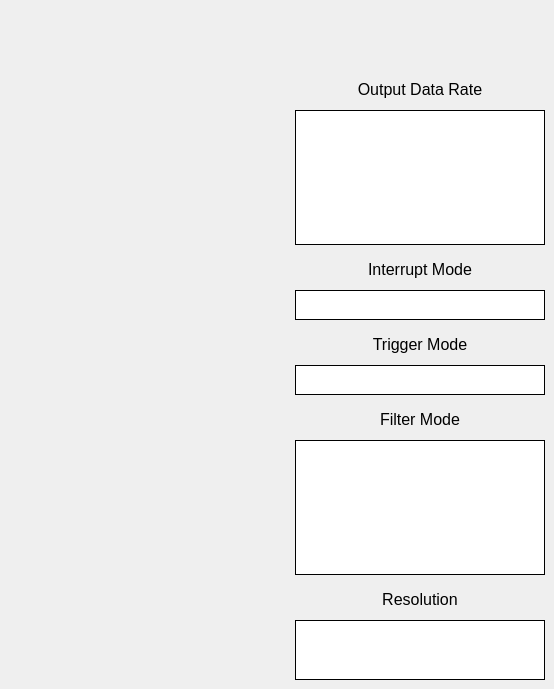
    <widget class="QWidget" name="w_spiSettingsTab">
     <attribute name="title">
      <string>SPI Settings</string>
     </attribute>
     <widget class="QPushButton" name="w_backArrow7">
      <property name="geometry">
       <rect>
        <x>40</x>
        <y>50</y>
        <width>70</width>
        <height>40</height>
       </rect>
      </property>
      <property name="focusPolicy">
       <enum>Qt::NoFocus</enum>
      </property>
      <property name="styleSheet">
       <string notr="true">border-radius: 10px;
border-style: solid;
image: url(:/back_arrow/_Icons/left.png);</string>
      </property>
      <property name="text">
       <string/>
      </property>
     </widget>
     <widget class="QLabel" name="w_odrLabel">
      <property name="geometry">
       <rect>
        <x>345</x>
        <y>80</y>
        <width>150</width>
        <height>20</height>
       </rect>
      </property>
      <property name="font">
       <font>
        <pointsize>12</pointsize>
       </font>
      </property>
      <property name="text">
       <string>&lt;html&gt;&lt;head/&gt;&lt;body&gt;&lt;p align=&quot;center&quot;&gt;Output Data Rate&lt;/p&gt;&lt;/body&gt;&lt;/html&gt;</string>
      </property>
     </widget>
     <widget class="QLabel" name="w_interruptLabel">
      <property name="geometry">
       <rect>
        <x>345</x>
        <y>260</y>
        <width>150</width>
        <height>20</height>
       </rect>
      </property>
      <property name="font">
       <font>
        <pointsize>12</pointsize>
       </font>
      </property>
      <property name="text">
       <string>&lt;html&gt;&lt;head/&gt;&lt;body&gt;&lt;p align=&quot;center&quot;&gt;Interrupt Mode&lt;/p&gt;&lt;/body&gt;&lt;/html&gt;</string>
      </property>
     </widget>
     <widget class="QLabel" name="w_triggerLabel">
      <property name="geometry">
       <rect>
        <x>345</x>
        <y>334</y>
        <width>150</width>
        <height>21</height>
       </rect>
      </property>
      <property name="font">
       <font>
        <pointsize>12</pointsize>
       </font>
      </property>
      <property name="text">
       <string>&lt;html&gt;&lt;head/&gt;&lt;body&gt;&lt;p align=&quot;center&quot;&gt;Trigger Mode&lt;/p&gt;&lt;/body&gt;&lt;/html&gt;</string>
      </property>
     </widget>
     <widget class="QLabel" name="w_filterLabel">
      <property name="geometry">
       <rect>
        <x>345</x>
        <y>410</y>
        <width>150</width>
        <height>20</height>
       </rect>
      </property>
      <property name="font">
       <font>
        <pointsize>12</pointsize>
       </font>
      </property>
      <property name="text">
       <string>&lt;html&gt;&lt;head/&gt;&lt;body&gt;&lt;p align=&quot;center&quot;&gt;Filter Mode&lt;/p&gt;&lt;/body&gt;&lt;/html&gt;</string>
      </property>
     </widget>
     <widget class="QLabel" name="w_resolutionLabel">
      <property name="geometry">
       <rect>
        <x>345</x>
        <y>590</y>
        <width>150</width>
        <height>20</height>
       </rect>
      </property>
      <property name="font">
       <font>
        <pointsize>12</pointsize>
       </font>
      </property>
      <property name="text">
       <string>&lt;html&gt;&lt;head/&gt;&lt;body&gt;&lt;p align=&quot;center&quot;&gt;Resolution&lt;/p&gt;&lt;/body&gt;&lt;/html&gt;</string>
      </property>
     </widget>
     <widget class="QListWidget" name="w_odrList">
      <property name="geometry">
       <rect>
        <x>295</x>
        <y>110</y>
        <width>250</width>
        <height>135</height>
       </rect>
      </property>
      <property name="palette">
       <palette>
        <active>
         <colorrole role="Button">
          <brush brushstyle="SolidPattern">
           <color alpha="255">
            <red>255</red>
            <green>255</green>
            <blue>255</blue>
           </color>
          </brush>
         </colorrole>
         <colorrole role="Base">
          <brush brushstyle="SolidPattern">
           <color alpha="255">
            <red>255</red>
            <green>255</green>
            <blue>255</blue>
           </color>
          </brush>
         </colorrole>
         <colorrole role="Window">
          <brush brushstyle="SolidPattern">
           <color alpha="255">
            <red>255</red>
            <green>255</green>
            <blue>255</blue>
           </color>
          </brush>
         </colorrole>
         <colorrole role="Highlight">
          <brush brushstyle="SolidPattern">
           <color alpha="255">
            <red>0</red>
            <green>255</green>
            <blue>0</blue>
           </color>
          </brush>
         </colorrole>
         <colorrole role="HighlightedText">
          <brush brushstyle="SolidPattern">
           <color alpha="255">
            <red>0</red>
            <green>0</green>
            <blue>0</blue>
           </color>
          </brush>
         </colorrole>
        </active>
        <inactive>
         <colorrole role="Button">
          <brush brushstyle="SolidPattern">
           <color alpha="255">
            <red>255</red>
            <green>255</green>
            <blue>255</blue>
           </color>
          </brush>
         </colorrole>
         <colorrole role="Base">
          <brush brushstyle="SolidPattern">
           <color alpha="255">
            <red>255</red>
            <green>255</green>
            <blue>255</blue>
           </color>
          </brush>
         </colorrole>
         <colorrole role="Window">
          <brush brushstyle="SolidPattern">
           <color alpha="255">
            <red>255</red>
            <green>255</green>
            <blue>255</blue>
           </color>
          </brush>
         </colorrole>
         <colorrole role="Highlight">
          <brush brushstyle="SolidPattern">
           <color alpha="255">
            <red>0</red>
            <green>255</green>
            <blue>0</blue>
           </color>
          </brush>
         </colorrole>
         <colorrole role="HighlightedText">
          <brush brushstyle="SolidPattern">
           <color alpha="255">
            <red>0</red>
            <green>0</green>
            <blue>0</blue>
           </color>
          </brush>
         </colorrole>
        </inactive>
        <disabled>
         <colorrole role="Button">
          <brush brushstyle="SolidPattern">
           <color alpha="255">
            <red>255</red>
            <green>255</green>
            <blue>255</blue>
           </color>
          </brush>
         </colorrole>
         <colorrole role="Base">
          <brush brushstyle="SolidPattern">
           <color alpha="255">
            <red>255</red>
            <green>255</green>
            <blue>255</blue>
           </color>
          </brush>
         </colorrole>
         <colorrole role="Window">
          <brush brushstyle="SolidPattern">
           <color alpha="255">
            <red>255</red>
            <green>255</green>
            <blue>255</blue>
           </color>
          </brush>
         </colorrole>
         <colorrole role="Highlight">
          <brush brushstyle="SolidPattern">
           <color alpha="255">
            <red>245</red>
            <green>245</green>
            <blue>245</blue>
           </color>
          </brush>
         </colorrole>
         <colorrole role="HighlightedText">
          <brush brushstyle="SolidPattern">
           <color alpha="255">
            <red>0</red>
            <green>0</green>
            <blue>0</blue>
           </color>
          </brush>
         </colorrole>
        </disabled>
       </palette>
      </property>
      <property name="focusPolicy">
       <enum>Qt::NoFocus</enum>
      </property>
      <property name="styleSheet">
       <string notr="true">border-style: solid;
border-width: 1px;</string>
      </property>
     </widget>
     <widget class="QListWidget" name="w_interruptList">
      <property name="geometry">
       <rect>
        <x>295</x>
        <y>290</y>
        <width>250</width>
        <height>30</height>
       </rect>
      </property>
      <property name="palette">
       <palette>
        <active>
         <colorrole role="Button">
          <brush brushstyle="SolidPattern">
           <color alpha="255">
            <red>255</red>
            <green>255</green>
            <blue>255</blue>
           </color>
          </brush>
         </colorrole>
         <colorrole role="Base">
          <brush brushstyle="SolidPattern">
           <color alpha="255">
            <red>255</red>
            <green>255</green>
            <blue>255</blue>
           </color>
          </brush>
         </colorrole>
         <colorrole role="Window">
          <brush brushstyle="SolidPattern">
           <color alpha="255">
            <red>255</red>
            <green>255</green>
            <blue>255</blue>
           </color>
          </brush>
         </colorrole>
         <colorrole role="Highlight">
          <brush brushstyle="SolidPattern">
           <color alpha="255">
            <red>0</red>
            <green>255</green>
            <blue>0</blue>
           </color>
          </brush>
         </colorrole>
         <colorrole role="HighlightedText">
          <brush brushstyle="SolidPattern">
           <color alpha="255">
            <red>0</red>
            <green>0</green>
            <blue>0</blue>
           </color>
          </brush>
         </colorrole>
        </active>
        <inactive>
         <colorrole role="Button">
          <brush brushstyle="SolidPattern">
           <color alpha="255">
            <red>255</red>
            <green>255</green>
            <blue>255</blue>
           </color>
          </brush>
         </colorrole>
         <colorrole role="Base">
          <brush brushstyle="SolidPattern">
           <color alpha="255">
            <red>255</red>
            <green>255</green>
            <blue>255</blue>
           </color>
          </brush>
         </colorrole>
         <colorrole role="Window">
          <brush brushstyle="SolidPattern">
           <color alpha="255">
            <red>255</red>
            <green>255</green>
            <blue>255</blue>
           </color>
          </brush>
         </colorrole>
         <colorrole role="Highlight">
          <brush brushstyle="SolidPattern">
           <color alpha="255">
            <red>0</red>
            <green>255</green>
            <blue>0</blue>
           </color>
          </brush>
         </colorrole>
         <colorrole role="HighlightedText">
          <brush brushstyle="SolidPattern">
           <color alpha="255">
            <red>0</red>
            <green>0</green>
            <blue>0</blue>
           </color>
          </brush>
         </colorrole>
        </inactive>
        <disabled>
         <colorrole role="Button">
          <brush brushstyle="SolidPattern">
           <color alpha="255">
            <red>255</red>
            <green>255</green>
            <blue>255</blue>
           </color>
          </brush>
         </colorrole>
         <colorrole role="Base">
          <brush brushstyle="SolidPattern">
           <color alpha="255">
            <red>255</red>
            <green>255</green>
            <blue>255</blue>
           </color>
          </brush>
         </colorrole>
         <colorrole role="Window">
          <brush brushstyle="SolidPattern">
           <color alpha="255">
            <red>255</red>
            <green>255</green>
            <blue>255</blue>
           </color>
          </brush>
         </colorrole>
         <colorrole role="Highlight">
          <brush brushstyle="SolidPattern">
           <color alpha="255">
            <red>245</red>
            <green>245</green>
            <blue>245</blue>
           </color>
          </brush>
         </colorrole>
         <colorrole role="HighlightedText">
          <brush brushstyle="SolidPattern">
           <color alpha="255">
            <red>0</red>
            <green>0</green>
            <blue>0</blue>
           </color>
          </brush>
         </colorrole>
        </disabled>
       </palette>
      </property>
      <property name="focusPolicy">
       <enum>Qt::NoFocus</enum>
      </property>
      <property name="styleSheet">
       <string notr="true">border-style: solid;
border-width: 1px;</string>
      </property>
     </widget>
     <widget class="QListWidget" name="w_triggerList">
      <property name="geometry">
       <rect>
        <x>295</x>
        <y>365</y>
        <width>250</width>
        <height>30</height>
       </rect>
      </property>
      <property name="palette">
       <palette>
        <active>
         <colorrole role="Button">
          <brush brushstyle="SolidPattern">
           <color alpha="255">
            <red>255</red>
            <green>255</green>
            <blue>255</blue>
           </color>
          </brush>
         </colorrole>
         <colorrole role="Base">
          <brush brushstyle="SolidPattern">
           <color alpha="255">
            <red>255</red>
            <green>255</green>
            <blue>255</blue>
           </color>
          </brush>
         </colorrole>
         <colorrole role="Window">
          <brush brushstyle="SolidPattern">
           <color alpha="255">
            <red>255</red>
            <green>255</green>
            <blue>255</blue>
           </color>
          </brush>
         </colorrole>
         <colorrole role="Highlight">
          <brush brushstyle="SolidPattern">
           <color alpha="255">
            <red>0</red>
            <green>255</green>
            <blue>0</blue>
           </color>
          </brush>
         </colorrole>
         <colorrole role="HighlightedText">
          <brush brushstyle="SolidPattern">
           <color alpha="255">
            <red>0</red>
            <green>0</green>
            <blue>0</blue>
           </color>
          </brush>
         </colorrole>
        </active>
        <inactive>
         <colorrole role="Button">
          <brush brushstyle="SolidPattern">
           <color alpha="255">
            <red>255</red>
            <green>255</green>
            <blue>255</blue>
           </color>
          </brush>
         </colorrole>
         <colorrole role="Base">
          <brush brushstyle="SolidPattern">
           <color alpha="255">
            <red>255</red>
            <green>255</green>
            <blue>255</blue>
           </color>
          </brush>
         </colorrole>
         <colorrole role="Window">
          <brush brushstyle="SolidPattern">
           <color alpha="255">
            <red>255</red>
            <green>255</green>
            <blue>255</blue>
           </color>
          </brush>
         </colorrole>
         <colorrole role="Highlight">
          <brush brushstyle="SolidPattern">
           <color alpha="255">
            <red>0</red>
            <green>255</green>
            <blue>0</blue>
           </color>
          </brush>
         </colorrole>
         <colorrole role="HighlightedText">
          <brush brushstyle="SolidPattern">
           <color alpha="255">
            <red>0</red>
            <green>0</green>
            <blue>0</blue>
           </color>
          </brush>
         </colorrole>
        </inactive>
        <disabled>
         <colorrole role="Button">
          <brush brushstyle="SolidPattern">
           <color alpha="255">
            <red>255</red>
            <green>255</green>
            <blue>255</blue>
           </color>
          </brush>
         </colorrole>
         <colorrole role="Base">
          <brush brushstyle="SolidPattern">
           <color alpha="255">
            <red>255</red>
            <green>255</green>
            <blue>255</blue>
           </color>
          </brush>
         </colorrole>
         <colorrole role="Window">
          <brush brushstyle="SolidPattern">
           <color alpha="255">
            <red>255</red>
            <green>255</green>
            <blue>255</blue>
           </color>
          </brush>
         </colorrole>
         <colorrole role="Highlight">
          <brush brushstyle="SolidPattern">
           <color alpha="255">
            <red>245</red>
            <green>245</green>
            <blue>245</blue>
           </color>
          </brush>
         </colorrole>
         <colorrole role="HighlightedText">
          <brush brushstyle="SolidPattern">
           <color alpha="255">
            <red>0</red>
            <green>0</green>
            <blue>0</blue>
           </color>
          </brush>
         </colorrole>
        </disabled>
       </palette>
      </property>
      <property name="focusPolicy">
       <enum>Qt::NoFocus</enum>
      </property>
      <property name="styleSheet">
       <string notr="true">border-style: solid;
border-width: 1px;</string>
      </property>
     </widget>
     <widget class="QListWidget" name="w_filterList">
      <property name="geometry">
       <rect>
        <x>295</x>
        <y>440</y>
        <width>250</width>
        <height>135</height>
       </rect>
      </property>
      <property name="palette">
       <palette>
        <active>
         <colorrole role="Button">
          <brush brushstyle="SolidPattern">
           <color alpha="255">
            <red>255</red>
            <green>255</green>
            <blue>255</blue>
           </color>
          </brush>
         </colorrole>
         <colorrole role="Base">
          <brush brushstyle="SolidPattern">
           <color alpha="255">
            <red>255</red>
            <green>255</green>
            <blue>255</blue>
           </color>
          </brush>
         </colorrole>
         <colorrole role="Window">
          <brush brushstyle="SolidPattern">
           <color alpha="255">
            <red>255</red>
            <green>255</green>
            <blue>255</blue>
           </color>
          </brush>
         </colorrole>
         <colorrole role="Highlight">
          <brush brushstyle="SolidPattern">
           <color alpha="255">
            <red>0</red>
            <green>255</green>
            <blue>0</blue>
           </color>
          </brush>
         </colorrole>
         <colorrole role="HighlightedText">
          <brush brushstyle="SolidPattern">
           <color alpha="255">
            <red>0</red>
            <green>0</green>
            <blue>0</blue>
           </color>
          </brush>
         </colorrole>
        </active>
        <inactive>
         <colorrole role="Button">
          <brush brushstyle="SolidPattern">
           <color alpha="255">
            <red>255</red>
            <green>255</green>
            <blue>255</blue>
           </color>
          </brush>
         </colorrole>
         <colorrole role="Base">
          <brush brushstyle="SolidPattern">
           <color alpha="255">
            <red>255</red>
            <green>255</green>
            <blue>255</blue>
           </color>
          </brush>
         </colorrole>
         <colorrole role="Window">
          <brush brushstyle="SolidPattern">
           <color alpha="255">
            <red>255</red>
            <green>255</green>
            <blue>255</blue>
           </color>
          </brush>
         </colorrole>
         <colorrole role="Highlight">
          <brush brushstyle="SolidPattern">
           <color alpha="255">
            <red>0</red>
            <green>255</green>
            <blue>0</blue>
           </color>
          </brush>
         </colorrole>
         <colorrole role="HighlightedText">
          <brush brushstyle="SolidPattern">
           <color alpha="255">
            <red>49</red>
            <green>55</green>
            <blue>57</blue>
           </color>
          </brush>
         </colorrole>
        </inactive>
        <disabled>
         <colorrole role="Button">
          <brush brushstyle="SolidPattern">
           <color alpha="255">
            <red>255</red>
            <green>255</green>
            <blue>255</blue>
           </color>
          </brush>
         </colorrole>
         <colorrole role="Base">
          <brush brushstyle="SolidPattern">
           <color alpha="255">
            <red>255</red>
            <green>255</green>
            <blue>255</blue>
           </color>
          </brush>
         </colorrole>
         <colorrole role="Window">
          <brush brushstyle="SolidPattern">
           <color alpha="255">
            <red>255</red>
            <green>255</green>
            <blue>255</blue>
           </color>
          </brush>
         </colorrole>
         <colorrole role="Highlight">
          <brush brushstyle="SolidPattern">
           <color alpha="255">
            <red>245</red>
            <green>245</green>
            <blue>245</blue>
           </color>
          </brush>
         </colorrole>
         <colorrole role="HighlightedText">
          <brush brushstyle="SolidPattern">
           <color alpha="255">
            <red>255</red>
            <green>255</green>
            <blue>255</blue>
           </color>
          </brush>
         </colorrole>
        </disabled>
       </palette>
      </property>
      <property name="font">
       <font>
        <pointsize>10</pointsize>
       </font>
      </property>
      <property name="focusPolicy">
       <enum>Qt::NoFocus</enum>
      </property>
      <property name="styleSheet">
       <string notr="true">border-style: solid;
border-width: 1px;</string>
      </property>
      <property name="editTriggers">
       <set>QAbstractItemView::DoubleClicked|QAbstractItemView::EditKeyPressed</set>
      </property>
      <property name="showDropIndicator" stdset="0">
       <bool>true</bool>
      </property>
      <property name="selectionMode">
       <enum>QAbstractItemView::SingleSelection</enum>
      </property>
      <property name="viewMode">
       <enum>QListView::ListMode</enum>
      </property>
     </widget>
     <widget class="QListWidget" name="w_resolutionList">
      <property name="geometry">
       <rect>
        <x>295</x>
        <y>620</y>
        <width>250</width>
        <height>60</height>
       </rect>
      </property>
      <property name="palette">
       <palette>
        <active>
         <colorrole role="Button">
          <brush brushstyle="SolidPattern">
           <color alpha="255">
            <red>255</red>
            <green>255</green>
            <blue>255</blue>
           </color>
          </brush>
         </colorrole>
         <colorrole role="Base">
          <brush brushstyle="SolidPattern">
           <color alpha="255">
            <red>255</red>
            <green>255</green>
            <blue>255</blue>
           </color>
          </brush>
         </colorrole>
         <colorrole role="Window">
          <brush brushstyle="SolidPattern">
           <color alpha="255">
            <red>255</red>
            <green>255</green>
            <blue>255</blue>
           </color>
          </brush>
         </colorrole>
         <colorrole role="Highlight">
          <brush brushstyle="SolidPattern">
           <color alpha="255">
            <red>0</red>
            <green>255</green>
            <blue>0</blue>
           </color>
          </brush>
         </colorrole>
         <colorrole role="HighlightedText">
          <brush brushstyle="SolidPattern">
           <color alpha="255">
            <red>0</red>
            <green>0</green>
            <blue>0</blue>
           </color>
          </brush>
         </colorrole>
        </active>
        <inactive>
         <colorrole role="Button">
          <brush brushstyle="SolidPattern">
           <color alpha="255">
            <red>255</red>
            <green>255</green>
            <blue>255</blue>
           </color>
          </brush>
         </colorrole>
         <colorrole role="Base">
          <brush brushstyle="SolidPattern">
           <color alpha="255">
            <red>255</red>
            <green>255</green>
            <blue>255</blue>
           </color>
          </brush>
         </colorrole>
         <colorrole role="Window">
          <brush brushstyle="SolidPattern">
           <color alpha="255">
            <red>255</red>
            <green>255</green>
            <blue>255</blue>
           </color>
          </brush>
         </colorrole>
         <colorrole role="Highlight">
          <brush brushstyle="SolidPattern">
           <color alpha="255">
            <red>0</red>
            <green>255</green>
            <blue>0</blue>
           </color>
          </brush>
         </colorrole>
         <colorrole role="HighlightedText">
          <brush brushstyle="SolidPattern">
           <color alpha="255">
            <red>0</red>
            <green>0</green>
            <blue>0</blue>
           </color>
          </brush>
         </colorrole>
        </inactive>
        <disabled>
         <colorrole role="Button">
          <brush brushstyle="SolidPattern">
           <color alpha="255">
            <red>255</red>
            <green>255</green>
            <blue>255</blue>
           </color>
          </brush>
         </colorrole>
         <colorrole role="Base">
          <brush brushstyle="SolidPattern">
           <color alpha="255">
            <red>255</red>
            <green>255</green>
            <blue>255</blue>
           </color>
          </brush>
         </colorrole>
         <colorrole role="Window">
          <brush brushstyle="SolidPattern">
           <color alpha="255">
            <red>255</red>
            <green>255</green>
            <blue>255</blue>
           </color>
          </brush>
         </colorrole>
         <colorrole role="Highlight">
          <brush brushstyle="SolidPattern">
           <color alpha="255">
            <red>245</red>
            <green>245</green>
            <blue>245</blue>
           </color>
          </brush>
         </colorrole>
         <colorrole role="HighlightedText">
          <brush brushstyle="SolidPattern">
           <color alpha="255">
            <red>255</red>
            <green>255</green>
            <blue>255</blue>
           </color>
          </brush>
         </colorrole>
        </disabled>
       </palette>
      </property>
      <property name="focusPolicy">
       <enum>Qt::NoFocus</enum>
      </property>
      <property name="styleSheet">
       <string notr="true">border-style: solid;
border-width: 1px;</string>
      </property>
     </widget>
    </widget>
